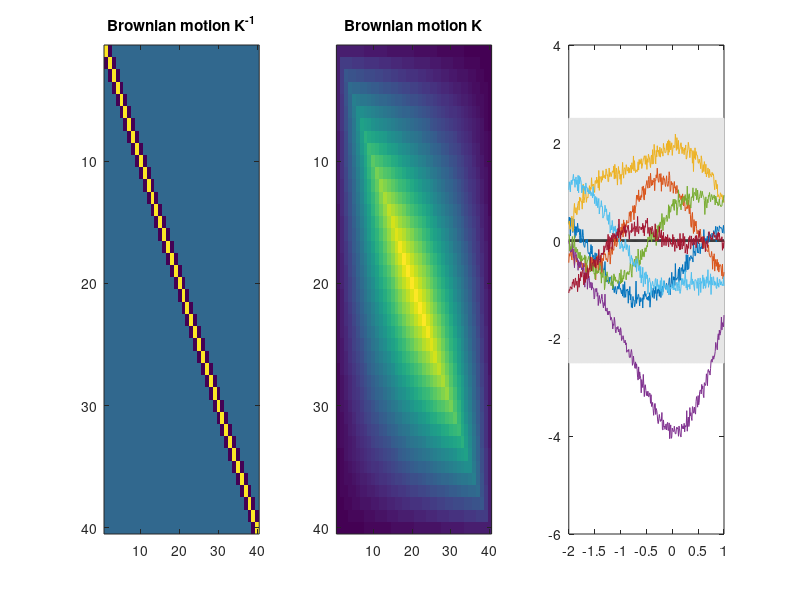
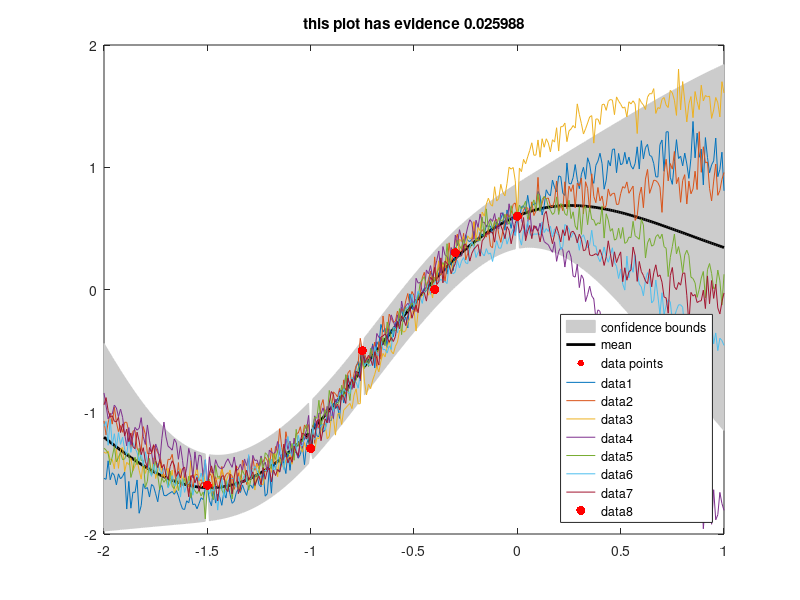

Here is the MATLAB script that generated these plots, in order: (Note: this script raises an error after producing the figures.)
%This file contains a walkthrough for explaining Gaussian Processes to
%any scientist, including statisticians and non statisticians.
%There is a .pdf file that completes this tutorial.

%%  Demo #1 Univariate Normal %%
% in order to generate a univariate random number, use any real numbers \mu
% and \sigma to define the distribution.
mu = 6.2; %the mean
sigma_squared = 2; %sigma^2 is the variance

%randn returns a random number from the standard normal distribution, which
%is a univariate normal with \mu = 0, \sigma = 1
standard_normal_random_number = randn;

%this is converted to an arbitrary univariate gaussian normal by:
normal_random_number = sqrt(sigma_squared) * standard_normal_random_number + mu;

%now, we can plot what's going on:
for i=1:100000
    standard_normal_random_number(i) = randn;
    normal_random_number(i) = sqrt(sigma_squared) * standard_normal_random_number(i) + mu;
end

hist([standard_normal_random_number' normal_random_number'],50)
legend('standard', 'custom')

%% Demo #2 Multivariate Normal %%
%The same trick works for the multivariate normal. \Mu has to be a vector,
%and \Sigma a symetric semidefinite matrix
Mu = [3 ;0]; %the mean

%a matrix is symetric iff M(a,b) = M(b,a), a positive semidefinite iff
% x*M*x'>=0 for any vector x. These properties are satisfied by all matrices
% which are taken from the matlab function gallery('randcorr',n)
Sigma =  [ 1.0000   -0.9195;  -0.9195    1.0000];

% to find A such that A'*A = Sigma, we find the eigendecompositon of Sigma:
% V'*D*V = Sigma
[V,D]=eig(Sigma);
A=V*(D.^(1/2));

%The standard multivariate normal is just a series of independently drawn
%univariate normal random numbers
standard_random_vector = randn(2,1);

%this is converted to an arbitrary multivariate normal by:
normal_random_vector = A * standard_random_vector + Mu;

%now, we can plot what's going on:
for i=1:1000
    standard_random_vector(:,i) = randn(2,1);
    normal_random_vector(:,i) = A * standard_random_vector(:,i) + Mu;
end
plot(standard_random_vector(1,:),standard_random_vector(2,:),'.')
hold on
plot(normal_random_vector(1,:),normal_random_vector(2,:),'r.')
legend('standard', 'custom')

%% A Kernel Matrix demonstration Brownian motion
n=40;
%The brownian motion kernel is defined through its very simple inverse
inverse=2*eye(n);
inverse=inverse-(triu(ones(n),1)-triu(ones(n),2))';
inverse=inverse-(triu(ones(n),1)-triu(ones(n),2));

subplot(1,3,1);imagesc(inverse);title('Brownian motion K^{-1}')
subplot(1,3,2);imagesc(inv(inverse));title('Brownian motion K')

%draw some samples
r=randn(n,10);
subplot(1,3,3);plot(inverse\r);title('10 samples')

%% Demo #3 Gaussian Process %%
% one way of looking at a Gaussian Process is as a Multivariate Normal with
% an infinite number of dimensions. However, in order to model
% relationships between points, we construct the covariance matrix with a
% function that defines the value of the matrix for any pair of real numbers:
sigma_f = 1.1251; %parameter of the squared exponential kernel
l =  0.90441; %parameter of the squared exponential kernel
kernel_function = @(x,x2) sigma_f^2*exp((x-x2)^2/(-2*l^2));

%This is one of many popular kernel functions, the squared exponential
%kernel. It favors smooth functions. (Here, it is defined here as an anonymous
%function handle)

% we can also define an error function, which models the observation noise
sigma_n = 0.1; %known noise on observed data
error_function = @(x,x2) sigma_n^2*(x==x2);
%this is just iid gaussian noise with mean 0 and variance sigma_n^2s

%kernel functions can be added together. Here, we add the error kernel to
%the squared exponential kernel)
k = @(x,x2) kernel_function(x,x2)+error_function(x,x2);

%We can find the mean and the variance of the GP at each point
prediction_x=-2:0.01:1;
for i=1:length(prediction_x)
    mean(i) = 0;
    variance(i) = k(prediction_x(i),prediction_x(i));
end
plot_variance = @(x,lower,upper,color) set(fill([x,x(end:-1:1)],[upper,fliplr(lower)],color),'EdgeColor',color);
plot_variance(prediction_x,mean-1.96*variance,mean+1.96*variance,[0.9 0.9 0.9])
hold on
set(plot(prediction_x,mean,'k'),'LineWidth',2)

%% Demo #4 Gaussian Process Sampling %%
% now, we would like to sample from a Gaussian Process defined by this
% kernel. First, for the subset of points we are interested to plot, we
% construct the kernel matrix (using our kernel function)
K=zeros(length(prediction_x),length(prediction_x));
for i=1:length(prediction_x)
    for j=i:length(prediction_x)%We only calculate the top half of the matrix. This is an unnecessary speedup trick
        K(i,j)=k(prediction_x(i),prediction_x(j));
    end
end
K=K+triu(K,1)'; % We can use the upper half of the matrix and copy it to the
%bottom, because it is symetrical

[V,D]=eig(K);
A=V*(D.^(1/2));

%Then, we use the kernel as the covariance matrix of a multivariate normal
clear gaussian_process_sample;
for i=1:7
    standard_random_vector = randn(length(prediction_x),1);
    gaussian_process_sample(:,i) = A * standard_random_vector;
end

plot(prediction_x,real(gaussian_process_sample))

%% Demo #5 Gaussian Process Regression %%
%initialize observations
X_o = [-1.5 -1 -0.75 -0.4 -0.3 0]';
Y_o = [-1.6 -1.3 -0.5 0 0.3 0.6]';

K = zeros(length(X_o));
for i=1:length(X_o)
    for j=1:length(X_o)
        K(i,j)=k(X_o(i),X_o(j));
    end
end

K_ss=zeros(length(prediction_x),length(prediction_x));
for i=1:length(prediction_x)
    for j=i:length(prediction_x)%We only calculate the top half of the matrix. This an unnecessary speedup trick
        K_ss(i,j)=k(prediction_x(i),prediction_x(j));
    end
end
K_ss=K_ss+triu(K_ss,1)'; % We can use the upper half of the matrix and copy it to the

K_s=zeros(length(prediction_x),length(X_o));
for i=1:length(prediction_x)
    for j=1:length(X_o)%We only calculate the top half of the matrix. This an unnecessary speedup trick
        K_s(i,j)=k(prediction_x(i),X_o(j));
    end
end

Mu = (K_s/K)*Y_o;
Sigma = 1.96*sqrt(diag(K_ss-K_s/K*K_s'));

figure
plot_variance = @(x,lower,upper,color) set(fill([x,x(end:-1:1)],[upper,fliplr(lower)],color),'EdgeColor',color);
plot_variance(prediction_x,(Mu-Sigma)',(Mu+Sigma)',[0.8 0.8 0.8])
hold on
set(plot(prediction_x,Mu,'k-'),'LineWidth',2)
set(plot(X_o,Y_o,'r.'),'MarkerSize',15)

% this gives a poor model, because we aren't using good parameters to model
% the function. In order to get better parameters, we can maximize evidence
evidence = exp((Y_o'/K*Y_o+log(det(K))+length(Y_o)*log(2*pi))/-2);
title (['this plot has evidence ' num2str(evidence)])

legend('confidence bounds','mean','data points','location','SouthEast')

%% Demo #5.2 Sample from the Gaussian Process posterior
clearvars -except k prediction_x K X_o Y_o

%We can also sample from this posterior, the same way as we sampled before:
K_ss=zeros(length(prediction_x),length(prediction_x));
for i=1:length(prediction_x)
    for j=i:length(prediction_x)%We only calculate the top half of the matrix. This an unnecessary speedup trick
        K_ss(i,j)=k(prediction_x(i),prediction_x(j));
    end
end
K_ss=K_ss+triu(K_ss,1)'; % We can use the upper half of the matrix and copy it to the

K_s=zeros(length(prediction_x),length(X_o));
for i=1:length(prediction_x)
    for j=1:length(X_o)
        K_s(i,j)=k(prediction_x(i),X_o(j));
    end
end

[V,D]=eig(K_ss-K_s/K*K_s');
A=real(V*(D.^(1/2)));

for i=1:7
    standard_random_vector = randn(length(A),1);
    gaussian_process_sample(:,i) = A * standard_random_vector+K_s/K*Y_o;
end
hold on
plot(prediction_x,real(gaussian_process_sample))

set(plot(X_o,Y_o,'r.'),'MarkerSize',20)

%% Demo 6 finding parameters of a Gaussian Process with grid search %%
sigma_n = 0.2;% we know the amount of noise from the data
sigma_range = 0.01:0.04:4;
l_range = 0.01:0.04:2;

evidence=zeros(length(sigma_range),length(l_range));
for i=1:length(sigma_range)
    for j=1:length(l_range)
        evidence(i,j)=evidence_2_param_GP([sigma_range(i) l_range(j)],sigma_n);
    end
end
imagesc(sigma_range,l_range,real(evidence)');colorbar
title('inverse log evidence of the squared exponential kernel')
xlabel('sigma parameter')
ylabel('l parameter')
hold on
%get the max l and sigma
[v location]=min(evidence(:));
l_location=floor(location/length(sigma_range))+1;
sigma_location=mod(location,l_location*length(sigma_range)-length(sigma_range));
l = l_range(l_location);
sigma = sigma_range(sigma_location);

set(plot(sigma,l,'rx'),'MarkerSize',25)

% finding parameters of a Gaussian Process with fminsearch %%
starting_place = randn(2,10);
sigma_n = 0.2;
for i=1:size(starting_place,2)
    x_guess(:,i)=fminsearch(@evidence_2_param_GP,starting_place(:,i),[],sigma_n);
    error(i)=evidence_2_param_GP(x_guess(:,i),sigma_n);
end
[v location]=min(error);

disp(['The optimal evidence is ' num2str(exp(-evidence_2_param_GP(x_guess(:,location),sigma_n))) ','])
disp(['(for parameters \sigma=' num2str(x_guess(1,location)) ' and l=' num2str(x_guess(2,location)) ')'])
x_guess=abs(x_guess);
set(plot(x_guess(1,location),x_guess(2,location),'r.'),'MarkerSize',25)

legend('grid search minimum', 'matlab''s fminsearch minimum')

%% Demo 7 Gaussian Process with input in 2-D
clear
close all
sigma_f=0.5;
l=1;
kernel_function = @(x,x2) sigma_f^2*exp(((x-x2)'*(x-x2))/(-2*l^2));

grid_size=15;
[x1 x2]=meshgrid(1:grid_size,1:grid_size);
prediction_x=[x1(:)';x2(:)']./5;

for i=1:grid_size^2
    for j=1:grid_size^2
        K(i,j)=kernel_function(prediction_x(:,i),prediction_x(:,j));
    end
end

[V,D]=eig(K);
A=V*(D.^(1/2));

for k=1:10
    % prediction_x is a matrix where each collumn is a test location in x
    standard_random_vector = randn(length(prediction_x),1);
    gaussian_process_sample = A * standard_random_vector;
    %plot3(prediction_x(1,:),prediction_x(2,:),real(gaussian_process_sample(:,i)));
    %grid on
    surf(x1,x2,reshape(real(gaussian_process_sample),grid_size,grid_size));
    xlabel('x_1')
    ylabel('x_2')
    zlabel('y')
    pause
end

%% Demo 8 (offline) Flying through a Guassian Process sample in 2-D
clear
close all
sigma_f=0.5;
l=1;
kernel_function = @(x,x2) sigma_f^2*exp(dot(x-x2,x-x2)/(-2*l^2));

grid_size=20;
animation_length=100;
tic
[x1 x2]=meshgrid(1:grid_size,1:grid_size+animation_length);
toc
% prediction_x is a matrix where each collumn is a test location in x
prediction_x=[x1(:)';x2(:)']'./5;
% for i=1:length(prediction_x)
%     for j=1:length(prediction_x)
%         K(i,j)=kernel_function(prediction_x(:,i),prediction_x(:,j));
%     end
% end
%new version
tic
n=size(prediction_x,1);
K=prediction_x*prediction_x'/sigma_f^2;
d=diag(K);
K=K-ones(n,1)*d'/2;
K=K-d*ones(1,n)/2;
K=exp(K);
toc

[V,D]=eig(K);
A=V*(D.^(1/2));

standard_random_vector = randn(length(prediction_x),1);
gaussian_process_sample = real(A * standard_random_vector)./3;

sample_rect=reshape(real(gaussian_process_sample),grid_size+animation_length,grid_size);
i=1;
surf(x1(i:i+grid_size-1,:),x2(i:i+grid_size-1,:),sample_rect(i:i+grid_size-1,:));

for i=1:animation_length
    %plot3(prediction_x(1,:),prediction_x(2,:),real(gaussian_process_sample(:,i)));
    %grid on
    surf(x1(i:i+grid_size-1,:),x2(i:i+grid_size-1,:),sample_rect(i:i+grid_size-1,:));
    axis([0 20 i i+grid_size -1 1])
    xlabel('x_1')
    ylabel('x_2')
    zlabel('y')
    pause(0.1)
end

%% Demo 9 (online) Flying through a Guassian Process sample in 2-D
clear
close all
sigma_f=7;

grid_size=50;
[x1 x2]=meshgrid(1:grid_size);
x1_place=grid_size;
% prediction_x is a matrix where each collumn is a test location in x
prediction_x=[x1(:)';x2(:)']';
% for i=1:length(prediction_x)
%     for j=1:length(prediction_x)
%         K(i,j)=kernel_function(prediction_x(:,i),prediction_x(:,j));
%     end
% end
%new version
K=rbf(prediction_x,sigma_f);
[V,D]=eig(K);
A=V*(D.^(1/2));

standard_random_vector = randn(length(prediction_x),1);
gaussian_process_sample = real(A * standard_random_vector);

sample_rect=reshape(real(gaussian_process_sample),grid_size,grid_size);
surf(x1,x2,sample_rect);
i=1;
axis([1 grid_size i i+grid_size-1 -2 2])
xlabel('x_1')
ylabel('x_2')
zlabel('y')

for i=1:2000
    %generate next x coordinates
    x1_place = x1_place + 1;
    [x1_next x2_next]=meshgrid(x1_place,1:grid_size);
    x1_old=x1(:,end-2:end);
    x2_old=x2(:,end-2:end);
    x1=[x1(:,2:end) x1_next];
    x2=[x2(:,2:end) x2_next];
    previous_x=[x1_old(:) x2_old(:)];
    new_x=[x1_next(:) x2_next(:)];

    %generate y for these coordinates, given already sampled y. To reduce
    %complexity, we only look at the y of the previous frame, not all observed y
    tic
    K=rbf(previous_x,sigma_f)+eye(length(previous_x))*10^-5;
    K_ss=rbf(new_x,sigma_f)+eye(length(new_x))*10^-5;
    K_s=rbf(new_x,sigma_f,previous_x);

    [V,D]=eig(K_ss-K_s/K*K_s');
    A=real(V*(D.^(1/2)));

    standard_random_vector = randn(length(K_ss),1);
    %gaussian_process_sample
    %real(gaussian_process_sample(grid_size+1:end))
    new_sample = A * standard_random_vector+K_s/K*real(gaussian_process_sample(end-length(previous_x)+1:end));
    gaussian_process_sample = [gaussian_process_sample(length(new_sample)+1:end);new_sample];
    toc
    sample_rect=reshape(real(gaussian_process_sample),grid_size,grid_size);

    surf(x1,x2,sample_rect);
    axis([i i+grid_size-1 1 grid_size -2 2])
    xlabel('x_1')
    ylabel('x_2')
    zlabel('y')

    pause(0.05)
end
